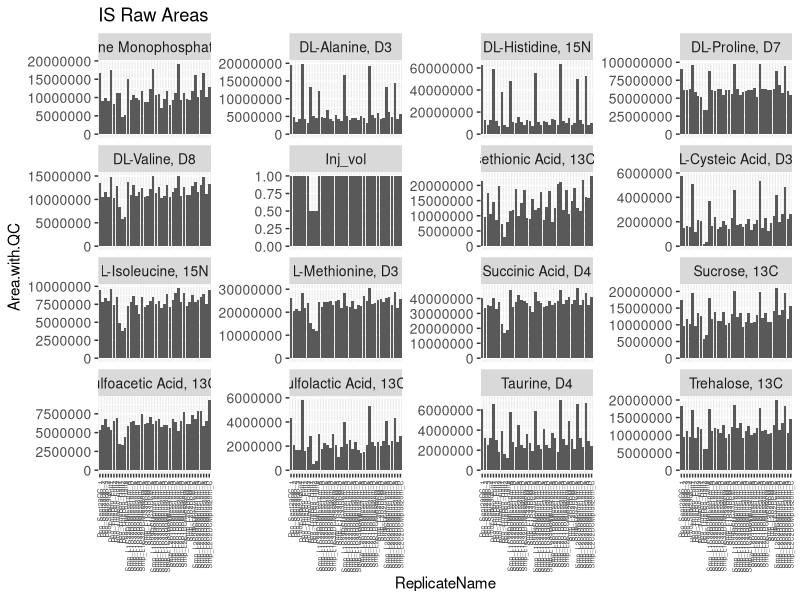
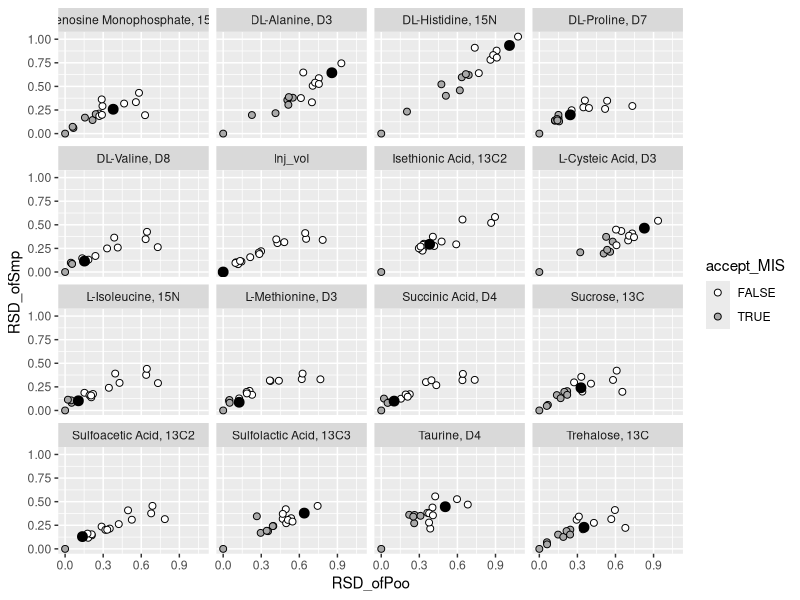

Write the R code that produced these figures, in order. (Note: this script raises an error after producing the figures.)
library(ggplot2)
library(stringr)
library(tidyverse)
options(scipen=999)

## This BMIS is for Wei's eddy center data, with fixed valine!
## The file comes from Skyline.

# Imports -----------------------------------------------------------------

Wei.eddycenter.SampKey_all <- read.csv("data/Wei_EddyCenter_HILICPosNeg_QC_FixValine.csv", skip = 1) %>%
  select(Replicate.Name) %>%
  rename(ReplicateName = Replicate.Name) %>%
  mutate(Bio.Normalization = ifelse(str_detect(ReplicateName, "Half"), 0.5, 1.0)) %>%
  mutate(ReplicateName = substring(ReplicateName, 8)) %>%
  unique()


Wei.Internal.Standards <- read.csv("data/Ingalls_Lab_Standards.csv") %>%
  filter(Column == "HILIC") %>%
  filter(Compound.Type == "Internal Standard")

trimws(Wei.Internal.Standards$Compound.Name, which = c("both", "left", "right"), whitespace = "[ \t\r\n]")


# HILICPos and HILICNeg data
Wei.eddycenter <- read.csv("data/Wei_EddyCenter_HILICPosNeg_QC_FixValine.csv", skip = 1) %>%
  mutate(Replicate.Name = substring(Replicate.Name, 8)) %>%
  rename(ReplicateName = Replicate.Name) %>%
  mutate(Metabolite.name = Mass.Feature) %>%
  select(-Mass.Feature)

# Change class + adjust data. Set cutoff values -----------------------------------------------------------------
Wei.eddycenter <- Wei.eddycenter %>%
  filter(!str_detect(ReplicateName, "Blk")) %>%
  filter(!str_detect(ReplicateName, "Std")) %>%
  mutate(ReplicateName = as.character(ReplicateName)) %>%
  mutate(Metabolite.name = as.character(Metabolite.name)) %>%
  mutate(Retention.Time = as.numeric(Retention.Time)) %>%
  mutate(Area.with.QC = as.numeric(Area.with.QC)) %>%
  select(Metabolite.name, ReplicateName, Area, Area.with.QC, Column) %>%
  mutate(Metabolite.name = ifelse(str_detect(Metabolite.name, "Ingalls_"), sapply(strsplit(Metabolite.name, "_"), `[`, 2), Metabolite.name))

cut.off <- 0.3 # % decrease in RSD of pooled injections, aka improvement cutoff
cut.off2 <- 0.1 # RSD minimum

# Match eddycenter data with Internal Standards list -----------------------------------------------------------------
Wei.eddycenter.withIS <- Wei.eddycenter %>%
  filter(Metabolite.name %in% Wei.Internal.Standards$Compound.Name)

Wei.eddycenter.NoIS <- Wei.eddycenter %>%
  filter(!Metabolite.name %in% Wei.Internal.Standards$Compound.Name)


# Read in Internal Standard data -----------------------------------------------------------------
# If injection volume is known, add in here.
Wei.eddycenter.IS.data <- Wei.eddycenter.withIS %>%
  select(ReplicateName, Metabolite.name, Area.with.QC) %>%
  mutate(MassFeature = Metabolite.name) %>%
  select(-Metabolite.name)

Wei.eddycenter.SampKey <- Wei.eddycenter.SampKey_all %>%
  filter(ReplicateName %in% Wei.eddycenter.IS.data$ReplicateName) %>%
  select(ReplicateName, Bio.Normalization) %>%
  mutate(MassFeature = "Inj_vol",
         Area.with.QC = Bio.Normalization) %>%
  select(ReplicateName, Area.with.QC, MassFeature)

Wei.eddycenter.IS.data <- rbind(Wei.eddycenter.IS.data, Wei.eddycenter.SampKey)


# Extraction replication of Internal Standards -----------------------------------------------------------------
IS_inspectPlot <- ggplot(Wei.eddycenter.IS.data, aes(x = ReplicateName, y = Area.with.QC)) +
  geom_bar(stat = "identity") +
  facet_wrap( ~MassFeature, scales = "free_y") +
  theme(axis.text.x = element_text(angle = 90, hjust = 1,vjust = 0.5, size = 5),
        axis.text.y = element_text(size = 10),
        legend.position = "top",
        strip.text = element_text(size = 10)) +
  ggtitle("IS Raw Areas")
print(IS_inspectPlot)


# Edit data so names match-----------------------------------------------------------------
Wei.eddycenter.IS.data <- Wei.eddycenter.IS.data %>%
  mutate(ReplicateName = ReplicateName %>%
           str_replace("-",".")) %>%
  arrange(ReplicateName)

Wei.eddycenter.long  <- Wei.eddycenter.NoIS %>%
  rename(MassFeature = Metabolite.name) %>%
  select(ReplicateName, MassFeature, Area.with.QC) %>%
  arrange(ReplicateName)


test_IS.data <- unique(Wei.eddycenter.IS.data$ReplicateName)
test_long.data <- unique(Wei.eddycenter.long$ReplicateName)
all.equal(test_IS.data, test_long.data)


# Caluclate mean values for each IS----------------------------------------------------------------
Wei.eddycenter.IS.means <- Wei.eddycenter.IS.data %>%
  filter(!grepl("_Blk_", ReplicateName)) %>%
  mutate(MassFeature = as.factor(MassFeature)) %>%
  group_by(MassFeature) %>%
  summarise(Average.Area = mean(as.numeric(Area.with.QC), na.rm = TRUE)) %>%
  mutate(MassFeature = as.character(MassFeature))

Wei.eddycenter.IS.means[is.na(Wei.eddycenter.IS.means)] <- NA


# Normalize to each internal Standard----------------------------------------------------------------
Wei.eddycenter.binded <- rbind(Wei.eddycenter.IS.data, Wei.eddycenter.long) %>%
  arrange(MassFeature)

Split_Dat <- list()

for (i in 1:length(unique(Wei.eddycenter.IS.data$MassFeature))) {
  Split_Dat[[i]] <- Wei.eddycenter.binded %>%
    mutate(MIS = unique(Wei.eddycenter.IS.data$MassFeature)[i]) %>%
    left_join(Wei.eddycenter.IS.data %>%
                rename(MIS = MassFeature, IS_Area = Area.with.QC) %>%
                select(MIS, ReplicateName, IS_Area), by = c("ReplicateName", "MIS")) %>%
    left_join(Wei.eddycenter.IS.means %>%
                rename(MIS = MassFeature), by = "MIS") %>%
    mutate(Adjusted_Area = Area.with.QC/IS_Area*Average.Area)
}


Wei.eddycenter.area.norm <- do.call(rbind, Split_Dat) %>%
  select(-IS_Area, -Average.Area)


# Standardize name structure to: Date_type_ID_replicate_anythingextraOK) ----------------------------------------------------------------
Wei.eddycenter.mydata_new <- Wei.eddycenter.area.norm %>%
  separate(ReplicateName, c("type", "SampID", "replicate"), "_") %>%
  mutate(Run.Cmpd = paste(Wei.eddycenter.area.norm$ReplicateName, Wei.eddycenter.area.norm$MassFeature))


# Find the B-MIS for each MassFeature----------------------------------------------------------------

# Look only at the Pooled samples, to get a lowest RSD of the pooled possible (RSD_ofPoo),
# then choose which IS reduces the RSD the most (Poo.Picked.IS)
Wei.eddycenter.poodat <- Wei.eddycenter.mydata_new %>%
  filter(type == "Poo") %>%
  group_by(SampID, MassFeature, MIS) %>%
  summarise(RSD_ofPoo_IND = sd(Adjusted_Area, na.rm = TRUE) / mean(Adjusted_Area, na.rm = TRUE)) %>%
  mutate(RSD_ofPoo_IND = ifelse(RSD_ofPoo_IND == "NaN", NA, RSD_ofPoo_IND)) %>%
  group_by(MassFeature, MIS) %>%
  summarise(RSD_ofPoo =  mean(RSD_ofPoo_IND, na.rm = TRUE)) %>%
  mutate(RSD_ofPoo = ifelse(RSD_ofPoo == "NaN", NA, RSD_ofPoo)) # New addition to transform NaNs to NAs


Wei.eddycenter.poodat <- Wei.eddycenter.poodat %>%
  left_join(Wei.eddycenter.poodat %>% group_by(MassFeature) %>%
              summarise(Poo.Picked.IS = unique(MIS)[which.min(RSD_ofPoo)] [1]))


# Get the original RSD, calculate RSD change, decide if MIS is acceptable----------------------------------------------------------------
Wei.eddycenter.poodat <- left_join(Wei.eddycenter.poodat, Wei.eddycenter.poodat %>%
                                     filter(MIS == "Inj_vol" ) %>%
                                     mutate(Orig_RSD = RSD_ofPoo) %>%
                                     select(-RSD_ofPoo, -MIS)) %>%
  mutate(del_RSD = (Orig_RSD - RSD_ofPoo)) %>%
  mutate(percentChange = del_RSD/Orig_RSD) %>%
  mutate(accept_MIS = (percentChange > cut.off & Orig_RSD > cut.off2))


# Change the BMIS to "Inj_vol" if the BMIS is not an acceptable----------------------------------------------------------------

# Adds a column that has the BMIS, not just Poo.picked.IS
# Changes the FinalBMIS to inject_volume if its no good

Wei.eddycenter.fixedpoodat <- Wei.eddycenter.poodat %>%
  filter(MIS == Poo.Picked.IS) %>% # If not commented out, this line filters out all but three compounds.
  mutate(FinalBMIS = ifelse(accept_MIS == "FALSE", "Inj_vol", Poo.Picked.IS)) %>%
  mutate(FinalRSD = RSD_ofPoo)

Wei.newpoodat <- Wei.eddycenter.poodat %>%
  left_join(Wei.eddycenter.fixedpoodat %>% select(MassFeature, FinalBMIS)) %>%
  filter(MIS == FinalBMIS) %>%
  mutate(FinalRSD = RSD_ofPoo)

Try <- Wei.newpoodat %>%
  filter(FinalBMIS != "Inj_vol")

QuickReport <- print(paste("% of MFs that picked a BMIS",
                           length(Try$MassFeature) / length(Wei.newpoodat$MassFeature),
                           "RSD improvement cutoff", cut.off,
                           "RSD minimum cutoff", cut.off2,
                           sep = " "))


# Evaluate the results of your BMIS cutoff----------------------------------------------------------------
IS_toISdat <- Wei.eddycenter.mydata_new %>%
  filter(MassFeature %in% Wei.eddycenter.IS.data$MassFeature) %>%
  select(MassFeature, MIS, Adjusted_Area, type) %>%
  filter(type == "Smp") %>%
  group_by(MassFeature, MIS) %>%
  summarise(RSD_ofSmp = sd(Adjusted_Area)/mean(Adjusted_Area)) %>%
  left_join(Wei.eddycenter.poodat %>% select(MassFeature, MIS, RSD_ofPoo, accept_MIS))

injectONlY_toPlot <- IS_toISdat %>%
  filter(MIS == "Inj_vol")


ISTest_plot <- ggplot() +
  geom_point(dat = IS_toISdat, shape = 21, color = "black", size = 2,aes(x = RSD_ofPoo, y = RSD_ofSmp, fill = accept_MIS)) +
  scale_fill_manual(values=c("white","dark gray")) +
  geom_point(dat = injectONlY_toPlot, aes(x = RSD_ofPoo, y = RSD_ofSmp), size = 3) +
  facet_wrap(~ MassFeature)
print(ISTest_plot)


# Return data that is normalized via BMIS----------------------------------------------------------------

Wei.eddycenter.BMIS_normalizedData <- Wei.newpoodat %>% select(MassFeature, FinalBMIS, Orig_RSD, FinalRSD) %>%
  left_join(Wei.eddycenter.mydata_new, by = "MassFeature") %>%
  filter(MIS == FinalBMIS) %>%
  unique()

write.csv(Wei.eddycenter.BMIS_normalizedData, file = "~/Downloads/FINAL_Wei_Eddycenter_HILICPosNeg_BMISd_withQC_Nov5.csv")

